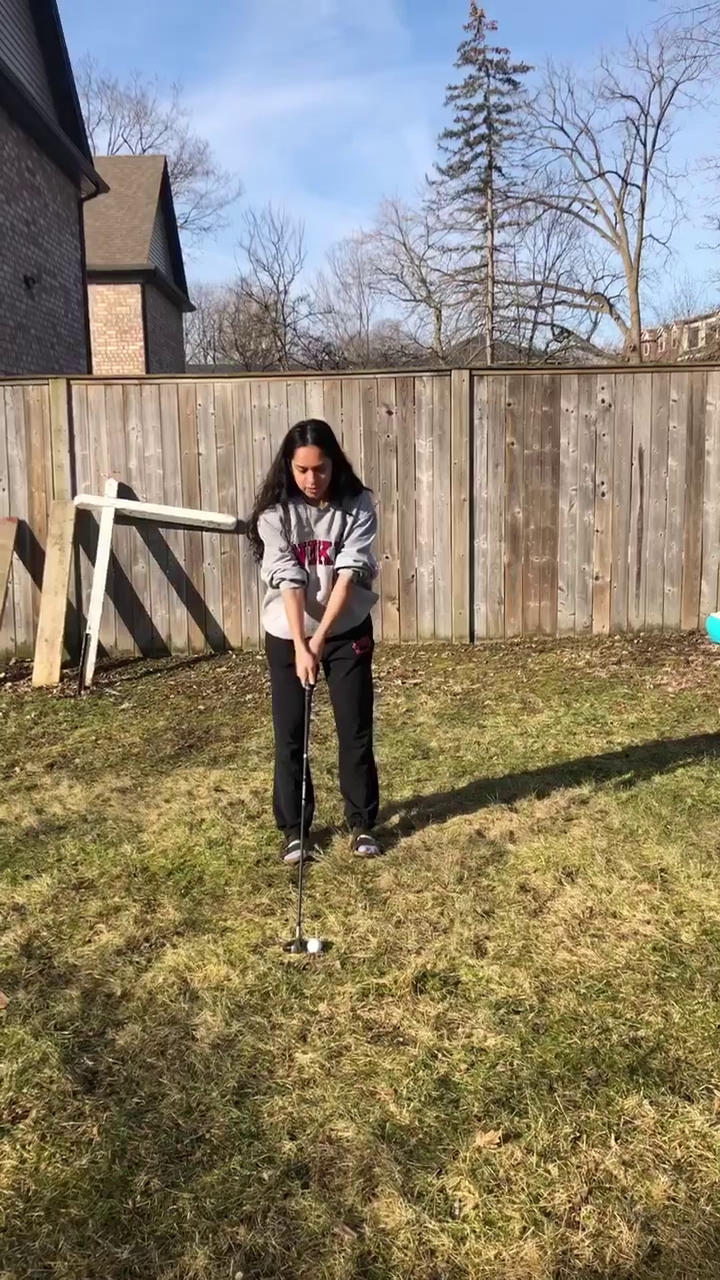
#> input picture frame 10 of backend/assets/arm-bend-wrist-feedback.mp4, 720 x 1280 px, given in place of 004.mp4, which was not available
$ python ball_detection_video_experiment.py
#> lines starting #> are read from the running program, lines starting #| are printed output that depends on the picture; after the words box and inside, x2 and y2 are one past the last pixel; in counts of white or black regions, pixels touching at a corner belong together; long printed decimals are rounded
#> further down, frame is the input picture: shape (1280, 720, 3); mean B, G, R 111.1, 130.1, 139.1
import cv2
import numpy as np
import imageio

ball_key_points = []


def track_ball(im):
    global ball_key_points
    original_frame = im

    im = cv2.GaussianBlur(im, (3, 3), 0)
    im = cv2.inRange(im, (180, 180, 180), (255, 255, 255))
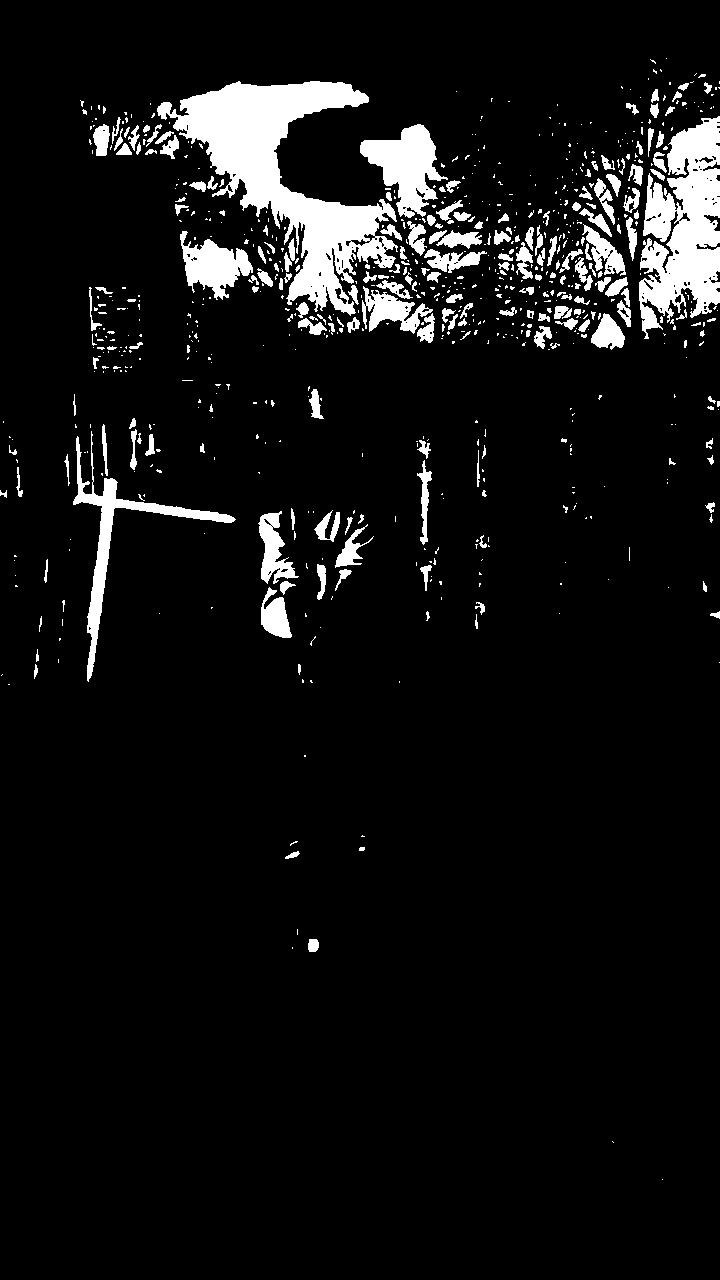
#> im: shape (1280, 720); 7.3% white; 768 white regions (555 under 20 px), largest, box (x1, y1, x2, y2) and area: (157, 81, 398, 316) 19430, (639, 116, 720, 339) 11276, (360, 124, 448, 218) 4034
    im = cv2.bitwise_not(im)

    ### BLOB DETECTION ###

    params = cv2.SimpleBlobDetector_Params()

    params.filterByCircularity = True
    params.minCircularity = 0.9

    # params.minThreshold = 250
    # params.maxThreshold = 255
    # params.minRepeatability = 1
    params.blobColor = 0
    detector = cv2.SimpleBlobDetector_create(parameters=params)
    keypoints = detector.detect(im)
#> keypoints = ()

    if keypoints and keypoints[0].pt[1] < len(im) / 2:
        keypoints = None
    # Keep track of ball points over time so we can draw the path
    if keypoints:
        print("Ball at", keypoints[0].pt)
        ball_key_points.append(keypoints)
    for key_point in ball_key_points:
        print("drawing", key_point[0].pt)
        original_frame = cv2.drawKeypoints(
            original_frame,
            key_point,
            np.array([]),
            (0, 0, 255),
            cv2.DRAW_MATCHES_FLAGS_DRAW_RICH_KEYPOINTS,
        )

    return original_frame


### CREATE MASK OF IMAGE HIGHLIGHTING WHITE/GRAY REGIONS ###

vid_capture = cv2.VideoCapture("assets/samples-josh/004.mp4")
frame_width = int(vid_capture.get(3))
frame_height = int(vid_capture.get(4))
frame_size = (frame_width, frame_height)
fps = vid_capture.get(cv2.CAP_PROP_FPS)

output_frames = []
while vid_capture.isOpened():
    ret, frame = vid_capture.read()
    if ret:
        frame_with_ball_tracked = track_ball(frame)
        frame_rgb = cv2.cvtColor(frame_with_ball_tracked, cv2.COLOR_BGR2RGB)
        output_frames.append(frame_rgb)
        # cv2.imshow("",output_frames[-1])
        # cv2.waitKey(0)
    else:
        break

vid_capture.release()
imageio.mimsave(
    "assets/samples-josh/004-ball-tracking.mp4", output_frames, fps=fps / 2, format="MP4"
)

$ run again, starting later in the video
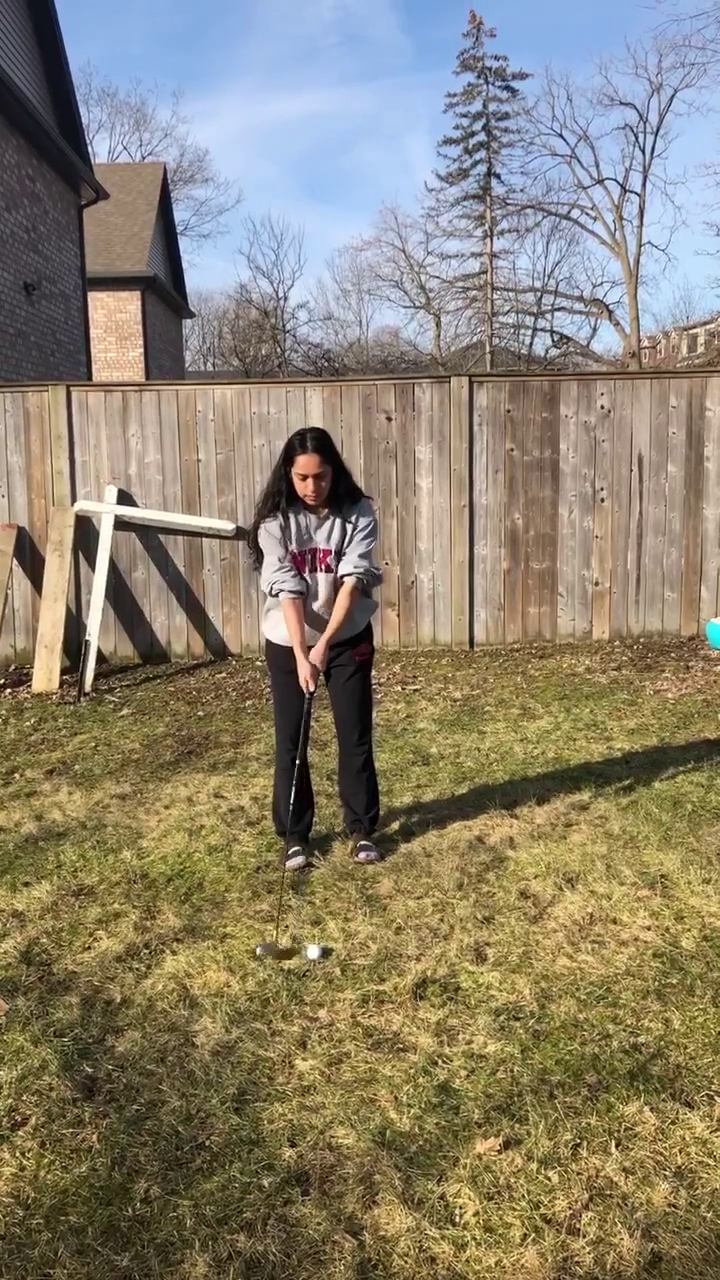
#> input picture frame 45 of backend/assets/arm-bend-wrist-feedback.mp4, 720 x 1280 px, given in place of 004.mp4, which was not available
#> frame is the input picture: shape (1280, 720, 3); mean B, G, R 111.6, 130.2, 138.9
#> in track_ball, `im = cv2.inRange(im, (180, 180, 180), (255, 255, 255))`:
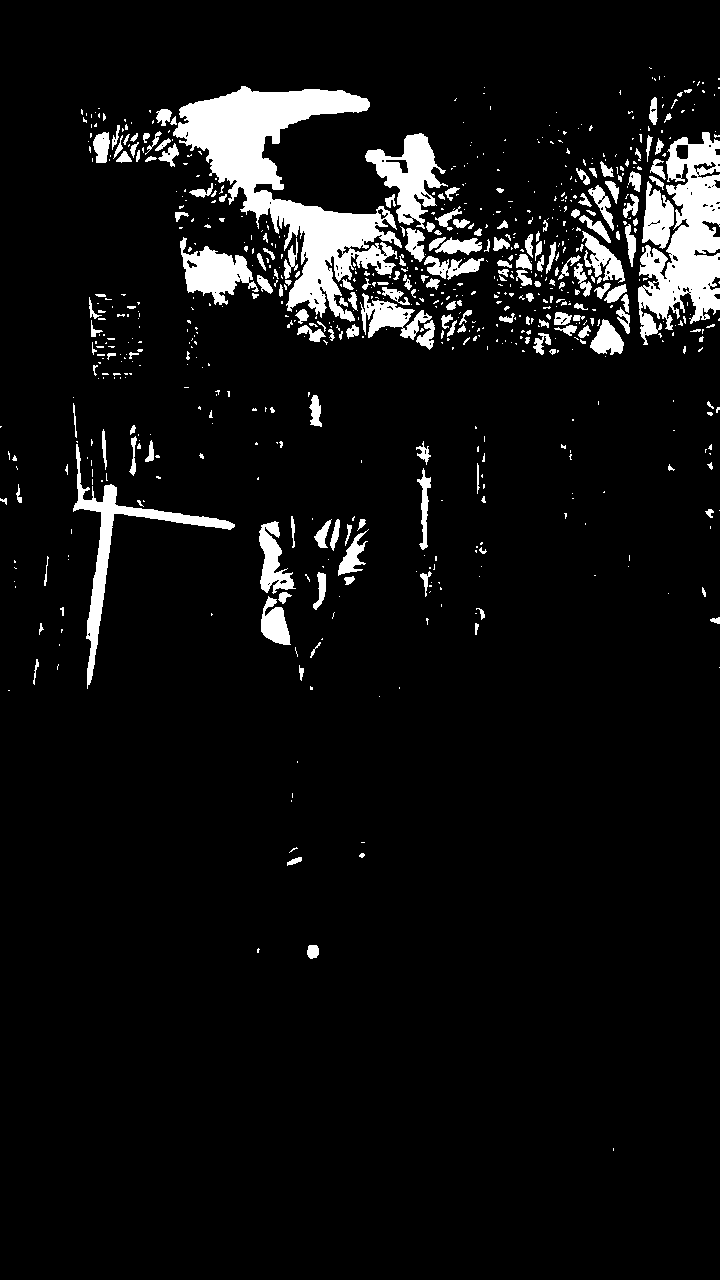
#> im: shape (1280, 720); 6.9% white; 743 white regions (547 under 20 px), largest, box (x1, y1, x2, y2) and area: (173, 86, 402, 322) 17828, (638, 132, 720, 345) 9247, (73, 444, 235, 689) 3762
#> keypoints = ()

$ run again, starting later in the video
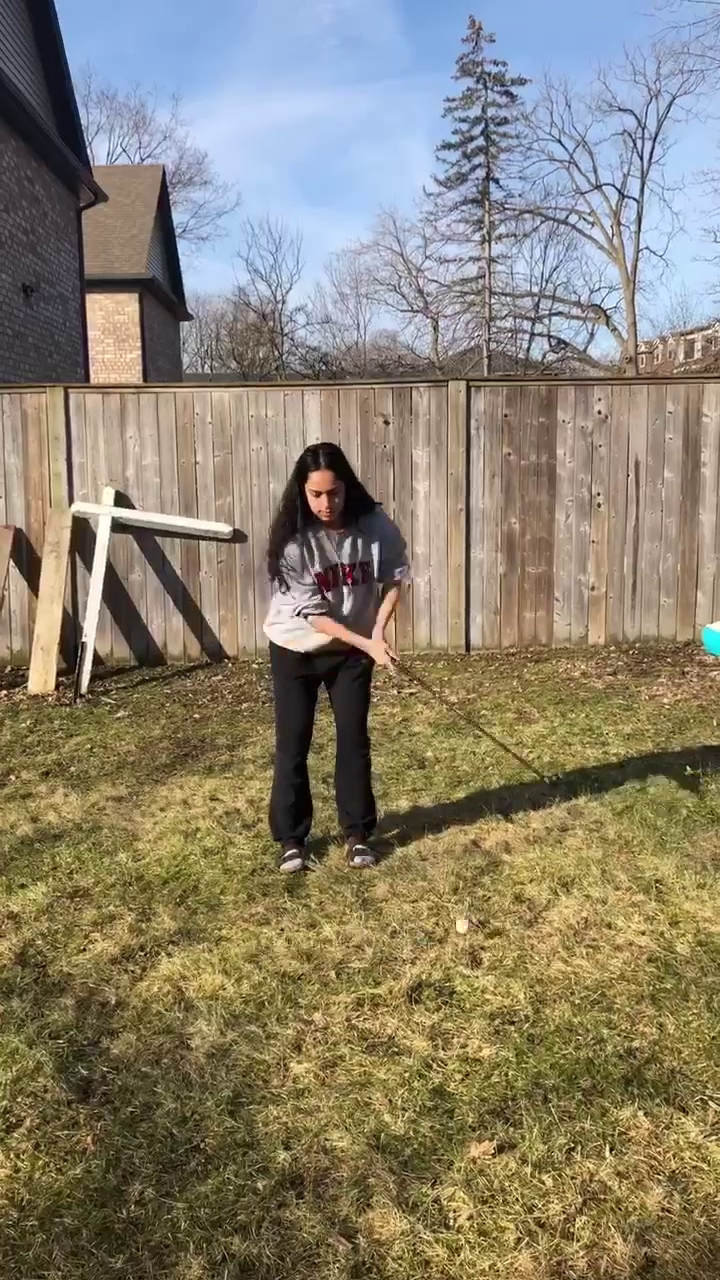
#> input picture frame 80 of backend/assets/arm-bend-wrist-feedback.mp4, 720 x 1280 px, given in place of 004.mp4, which was not available
#> frame is the input picture: shape (1280, 720, 3); mean B, G, R 111, 129.4, 137.6
#> in track_ball, `im = cv2.inRange(im, (180, 180, 180), (255, 255, 255))`:
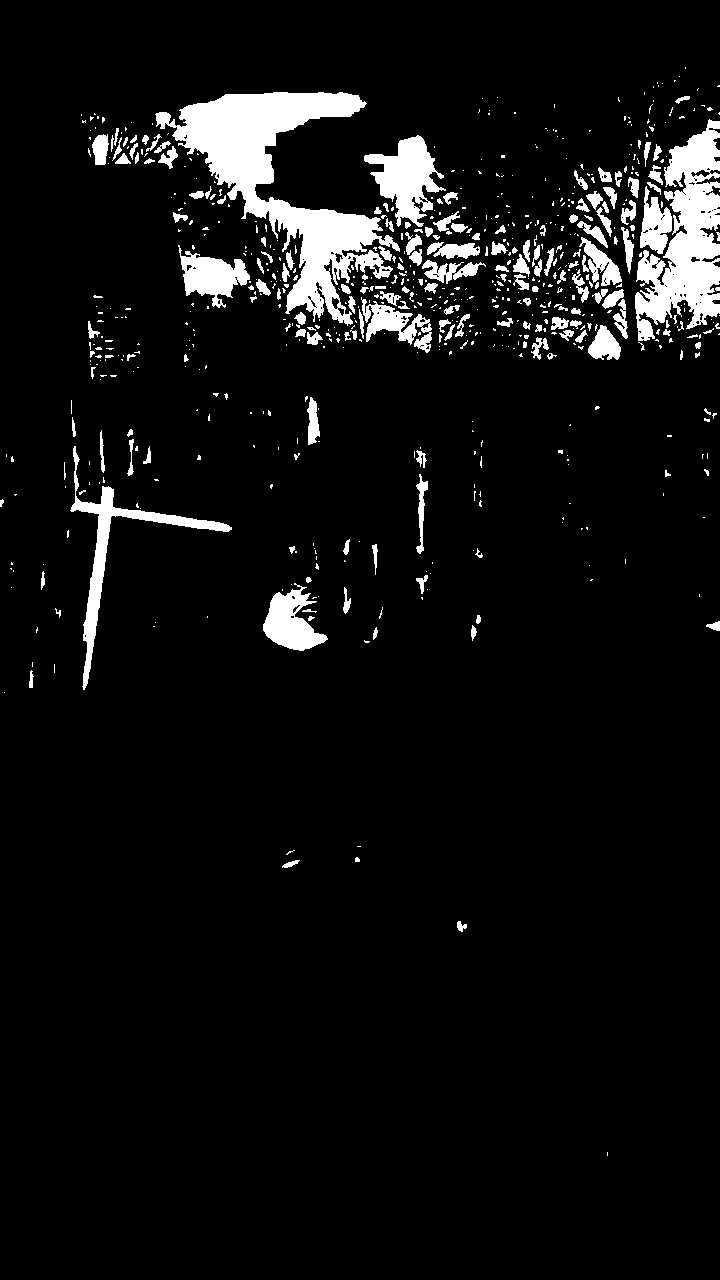
#> im: shape (1280, 720); 6.6% white; 702 white regions (516 under 20 px), largest, box (x1, y1, x2, y2) and area: (155, 92, 400, 326) 17626, (635, 119, 720, 341) 9930, (70, 446, 232, 690) 3643
#> keypoints = 1 keypoints; (x, y, size): (357, 859, 6.3)
#| Ball at (356.848, 859.386)
#> the loop in track_ball, `for key_point in ball_key_points:` made 1 pass
#> key_point on pass 1: 1 keypoints; (x, y, size): (357, 859, 6.3)
#> (printed output is left out)
